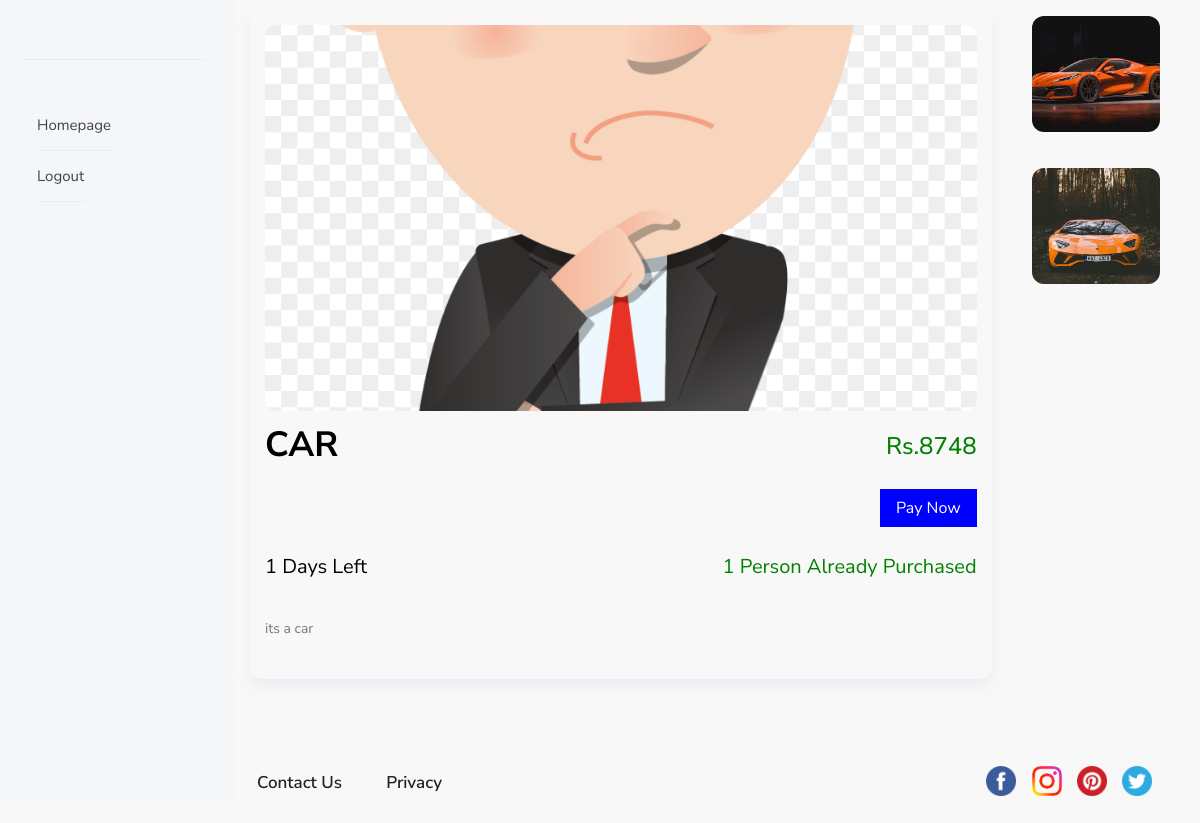
The app's page /product_page/car-7630 with its own data.
### dashboardApp/models.py (models this page shows, shortened)
class ProductDetail(models.Model):
	product_name = models.CharField(max_length= 200, default="")
	product_price = models.PositiveIntegerField( default=1,
        validators=[
            MaxValueValidator(100000,('Way over %(limit_value)s.')),
        ])
	product_description = models.TextField(default ="")
	product_image = models.ImageField(upload_to='images/')
	time_left = models.PositiveIntegerField( default=1,
        validators=[
            MaxValueValidator(20,('Way over %(limit_value)s.')),
        ])
	total_buyers = models.PositiveIntegerField( default=1,
        validators=[
            MaxValueValidator(20,('Way over %(limit_value)s.')),
        ])
	slug = models.SlugField(unique=True,blank=True,null=True)
	is_delete = models.BooleanField(default = False)

class ProductImages(models.Model):
	product_pictures = models.ImageField(upload_to ='images/')
	product_id = models.ForeignKey(ProductDetail,on_delete = models.CASCADE,default = "")
	def __str__(self):
		return self.product_pictures.name

### productApp/views.py (the view, shortened to what this page needs)
# urls.py: path('product_page/<slug>',views.ProductDetailPage.as_view(),name = 'product_page'),
class ProductDetailPage(TemplateView):
	def get(self,request,*args, **kwargs):
		data = kwargs.get('slug')
		product_data = ProductDetail.objects.get(slug = data)
		picture_data = ProductImages.objects.filter(product_id = product_data)
		print(picture_data,'pictureeeeeeeeeeeeeee/.................................')
		return render(request,'product_page.html',locals())

### productApp/templates/product_page.html (shortened to what this page needs)
{% load static %}
<!DOCTYPE html>
<html lang="en">
<head>
  <link href="{% static 'css/bootstrap.min.css' %}" rel="stylesheet">
  <link href="{% static 'css/style.css' %}" rel="stylesheet" type="text/css">
  <link rel="stylesheet" href="https://cdnjs.cloudflare.com/ajax/libs/font-awesome/4.7.0/css/font-awesome.min.css">
   <link rel="stylesheet" href="{% static 'css/animate.css' %}">
   <link rel="stylesheet" href="https://cdnjs.cloudflare.com/ajax/libs/animate.css/3.7.1/animate.min.css">
</head>
<body>
  <section class="header">
    <div class="container-fluid">
      <div class="row">
        <div class="col-sm-2 col-xs-12" >
          <div class="sidenav wow fadeInLeft animated new">
            <nav class="navbar navbar-expand-md navbar-light bg-light">
            <div class="logo">
              <a href="index.html">
              </a>
            </div>
            <div class="collapse navbar-collapse main-change" id="navbarCollapse">
            <ul class="navbar-nav left-side-bar">
              <li><a href="/">Homepage</a></li>
              <li><a href="user_logout" class="nav-link">Logout</a></li>
            </ul>
          </div>
        </nav>
          </div>
        </div>
        <div class="col-sm-10 col-xs-12 product-single">
          <div class="main">
           <div class=" column main-top-section-product">
            <div class="col-sm-10 col-xs-12 ">
              <div class="main-product-sec">
                <div class="main_sub_product">
                 {% if product_data %}
                  <a href="#">
                  <div class="image-section">
                    <img src="{{ product_data.product_image.url }}">
                  </div>
                </a>
                 <div class="main-title-paymnt-heading">
                  <a href="#">
                    <h2>{{product_data.product_name}}</h2>
                  </a>
                  <h3>Rs.{{ product_data.product_price }}</h3>
              </div>
                  <div class="payment-sub-section">
                    <div class="payment-sub-section-two">
                      <a href="#">Pay Now</a>
                    </div>
                  </div>
                  <div class="payment-sub-days">
                    <div class="payment-day-one">
                      <h2>{{ product_data.time_left }} days left</h2>
                    </div>
                    <div class="payment-day-two">
                      <h2>{{ product_data.total_buyers }} person already purchased</h2>
                    </div>
                  </div>
                  <div class="description">
                    <p>{{ product_data.product_description }}</p>
                  </div>
                </div>
              </div>
              {% endif %}
            </div>
            {% for images in picture_data %}
             <div class="col-sm-2 col-xs-12 main-prodct-left">
              <div class="main-product-left-sec">
              <img src="{{ images.product_pictures.url }}">
            </div>
          </div>
          {% endfor %}
        </div>
      <div class="col-sm-6 col-xs-12 left-footer-section">
         <ul>
          <li>Contact Us</li>
          <li>Privacy</li>
        </ul>
      </div>
      <div class="col-sm-6 col-xs-12 right-footer-section">
        <ul>
          <li><img src="images/product/Facebook.png"></li>
          <li><img src="images/product/Instagram.png"></li>
          <li><img src="images/product/Pinterest.png"></li>
          <li><img src="images/product/Twitter.png"></li>
        </ul>
      </div>
    </div>
  </div>
</div>
 </div>
</section>
</body>
</html>

### records on screen
ProductDetail: product_image (picture), product_name "CAR", product_price "8748", time_left "1", total_buyers "1", product_description "its a car"
ProductImages: product_pictures (picture)
ProductImages: product_pictures (picture)
